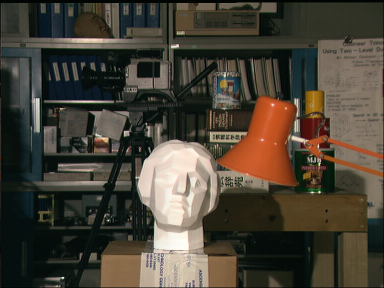
#> input picture dataset/TsukubaL.png, 384 x 288 px; its folder holds 4 pictures in this run
$ python run_stereo_simulation_fi_tb.py
#> lines starting #> are read from the running program, lines starting #| are printed output that depends on the picture; after the words box and inside, x2 and y2 are one past the last pixel; in counts of white or black regions, pixels touching at a corner belong together; pictures that were not available may be replaced by others from this repository, and a replacement may not be noted
### scripts/Image_input_test.py
# import torch
# import torchvision
import numpy as np
from PIL import Image


# Left_image = np.array(Image.open("./imL.png").convert('L'))
# Right_image = np.array(Image.open("./imR.png").convert('L'))


def serialize_stereo_images(Left_image,Right_image,M):

    #Left_image=torchvision.io.read_image("./imL.png",torchvision.io.ImageReadMode.GRAY)
    #right_image=torchvision.io.read_image("./imR.png",torchvision.io.ImageReadMode.GRAY)

    im_shape=Left_image.shape
    if len(im_shape)<3:
        (N_filas, N_columnas)=im_shape
        num_channels = 0
    else:
        (N_filas, N_columnas, num_channels)=im_shape

    print(im_shape)


    Vector_left=[]
    Vector_right=[]
    Vector_valid=[]


    for i in range(0,10*M):
        Vector_left.append(0)
        Vector_right.append(0)
        Vector_valid.append(0)

    for i in range(0,N_filas):
        for j in range(0,M):
            if j<N_columnas:
                if num_channels!=0:
                    Vector_left.append(Left_image[(i,j,0)])
                    Vector_right.append(Right_image[(i,j,0)])
                else:
                    Vector_left.append(Left_image[(i,j)])
                    Vector_right.append(Right_image[(i,j)])
            else:
                Vector_left.append(0)
                Vector_right.append(0)
            Vector_valid.append(1)
        Vector_left.append(0)
        Vector_right.append(0)
        Vector_valid.append(0)

    for i in range(0,30*M): #(10*N_columnas+N_columnas*N_filas):(10*N_columnas+N_columnas*N_filas+10*N_columnas)
        Vector_left.append(0)
        Vector_right.append(0)
        Vector_valid.append(1)

    for i in range(0,20*M): #(10*N_columnas+N_columnas*N_filas):(10*N_columnas+N_columnas*N_filas+10*N_columnas)
        Vector_left.append(0)
        Vector_right.append(0)
        Vector_valid.append(0)


    with open("input_vector_left_image.txt",'w') as FIDL, open("input_vector_right_image.txt",'w') as FIDR, open("input_vector_valid.txt",'w') as FIDV:
        for index in range(len(Vector_valid)):
            FIDL.write(f"{Vector_left[index]}\n")
            FIDR.write(f"{Vector_right[index]}\n")
            FIDV.write(f"{Vector_valid[index]}\n")

### scripts/Image_result_test.py
# import torch
# import torchvision
import numpy as np
from PIL import Image


# Left_image = np.array(Image.open("./imL.png").convert('RGB'))
#
# im_shape=Left_image.shape
#
# (N_filas, N_columnas, num_channels)=im_shape

def create_disparity_map(N_filas, N_columnas, num_channels, Thresh=64):

    Vector_left=[]
    Vector_right=[]
    Vector_valid=[]

    with open("output_vector_data.txt",'r') as FIDR, open("output_vector_valid.txt",'r') as FIDV:
        Data = FIDR.readlines()
        valid = FIDV.readlines()

    tmp=[]
    Output_image=np.zeros((N_filas, N_columnas, num_channels))
    i=0
    j=0
    for k in range(0,len(valid)):
        if int(valid[k])==1:
            Output_image[(i,j,0)]=int(Data[k])
            Output_image[(i,j,1)]=int(Data[k])
            Output_image[(i,j,2)]=int(Data[k])
            j=j+1
            if j==N_columnas:
                j=0
                i=i+1
                if i==N_filas:
                    i=N_filas-1


    Output_image[Output_image>=Thresh]=0
    result=Output_image*255/(Output_image.max())
    print(Output_image.max())
    #output_file=result.to(torch.uint8)
    output_file=result.astype(np.uint8)
    print(output_file.max())
    #torchvision.io.write_png(output_file,"Disparity_map.png")

    im = Image.fromarray(output_file, mode="RGB")
    #im.save("Disparity_map.png")
    return(im)

### run_stereo_simulation_fi_tb.py
import os
import filecmp
import subprocess


import numpy as np
from PIL import Image

import scripts.Image_input_test as Image_input_test
import scripts.Image_result_test as Image_result_test

import argparse
parser = argparse.ArgumentParser(description='Stereo Vision Core Simulation')
parser.add_argument('-D','--Disparity', default=64, type=int, help='disparity levels')
parser.add_argument('-Wc','--Wcensus', default=7, type=int, help='Census window size')
parser.add_argument('-Wh','--Whamming', default=13, type=int, help='Hamming window size')
parser.add_argument('-M','--MaxImWidth', default=450, type=int, help='maximum image width')
parser.add_argument('-N','--Nbits', default=8, type=int, help='Number of bits per pixel')
parser.add_argument('-im','--image', default='Tsukuba', type=str, help='image: [Tsukuba, Cones, Teddy]')
parser.add_argument('-ft','--f-type', default=0, type=int, help='image: [Tsukuba, Cones, Teddy]')
parser.add_argument('-cm','--component', default=0, type=int, help='image: [Tsukuba, Cones, Teddy]')
parser.add_argument('-bp','--bit-pos', default=0, type=int, help='image: [Tsukuba, Cones, Teddy]')
parser.add_argument('-src','--source', default='v', type=str, help='source code: [v, vhdl]')


fi_structure={
    "modules":64, #64 components
    "sr_lenght":21, # 21 bits in shift register 2bit config, 19bit different locations
    "f_model":1, # fault model: 0-> stuck-at-0, 1: stuck-at-1, 2: bit-flip
    "component": 16,
    "bit_pos":17
}


def fault_list():
    modules=fi_structure['modules']
    sr_leght = fi_structure['sr_lenght']
    component=fi_structure['component']
    bit=fi_structure['bit_pos']
    f_cntrl=fi_structure['f_model']
    with(open("fault_descriptor.txt","w")) as file:
        file.write(f"{modules}\n")
        file.write(f"{component}\n")
        file.write(f"{sr_leght}\n")
        for idx in range(fi_structure['sr_lenght']-2):
            if idx==bit:
                file.write(f"{1}\n")
            else:
                file.write(f"{0}\n")
        for idx in range(0,2):
            file.write(f"{f_cntrl&1}\n")
            f_cntrl=f_cntrl>>1

def main():
    # this are the configuration parameters of the accelerator passed trought the TB
    args=parser.parse_args()
    D=args.Disparity
    Wc=args.Wcensus
    Wh=args.Whamming
    N=args.Nbits
    M=args.MaxImWidth

    image=args.image
    # These are the input images to be evaluated
    if image=="Tsukuba":
        Thresh=32 # Factor 8 for rendering the image 255/8=32
    if image=="Cones":
        Thresh=64  # Factor 4 for rendering the image 255/4=64
    if image=="Teddy":
        Thresh=64 # Factor 4 for rendering the image 255/4=64
    if image=="Venus":
        Thresh=32  # Factor 8 for rendering the image 255/8=32
    # These are the input images to be evaluated

    Left_image = np.array(Image.open(f"./dataset/{image}L.png").convert('L'))
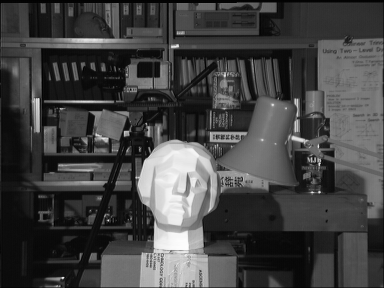
#> Left_image: shape (288, 384); min 0, max 253, mean 67.2
    Right_image = np.array(Image.open(f"./dataset/{image}R.png").convert('L'))
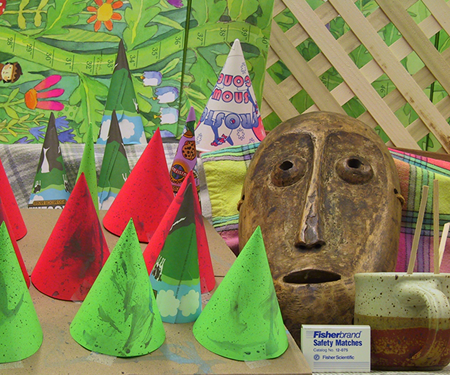
#> input picture dataset/ConesL.png, 450 x 375 px, given in place of TsukubaR.png, which was not available
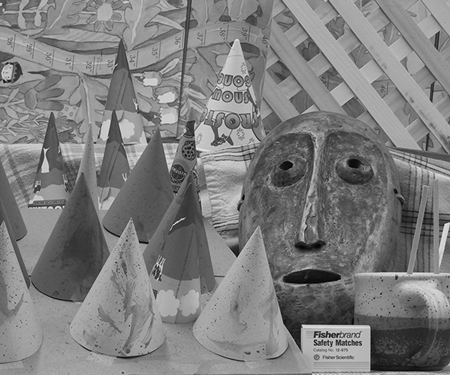
#> Right_image: shape (375, 450); min 0, max 235, mean 125.5

    im_shape=Left_image.shape
#> im_shape = (288, 384)

    im_shape=Left_image.shape
    if len(im_shape)<3:
        (N_filas, N_columnas)=im_shape
#> N_filas = 288; N_columnas = 384
        num_channels = 0
    else:
        (N_filas, N_columnas, num_channels)=im_shape

    print(im_shape)
#| (288, 384)

    command = "rm -R ./work"
    print(command)
    os.system(command)

    os.system(f"mkdir -p fi_work")

    # This function serializes the images to make them compatible with the accelerator processing architecture

    f_type=args.f_type
    component=args.component
    bit_pos=args.bit_pos

    fi_structure['component']=component
    fi_structure['f_model']=f_type
    fi_structure['bit_pos']=bit_pos

    os.system(f"mkdir -p tmp{image}{f_type}_{component}_{bit_pos}")
    os.chdir(os.path.join(os.getcwd(),f"tmp{image}{f_type}_{component}_{bit_pos}"))

    fault_list()
    Image_input_test.serialize_stereo_images(Left_image=Left_image,Right_image=Right_image,M=M)
#| (288, 384)
#> after the loop in serialize_stereo_images, `for i in range(0,N_filas):`: Vector_left = 134388 items
#> after the loop in serialize_stereo_images, `for i in range(0,30*M):`: Vector_left = 147888 items
#> after the loop in serialize_stereo_images, `for i in range(0,20*M):`: Vector_left = 156888 items
    command = f"../fi_work/obj_dir/Vstereo_match"
    print(command)
    os.system(command)
    #os.chdir("..")

    # This function takes the output results of the simulation and create the disparity map result as image
    im=Image_result_test.create_disparity_map(N_filas,M,3,Thresh)
#> (reads output_vector_data.txt from the repository)
#> (reads output_vector_valid.txt from the repository)
#> after the loop in create_disparity_map, `for k in range(0,len(valid)):`:
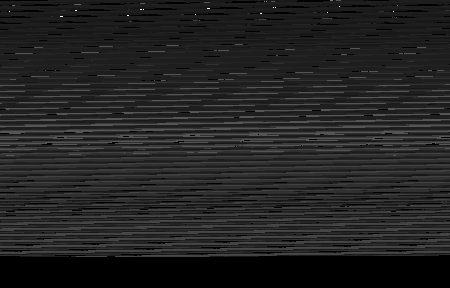
#> Output_image: shape (288, 450, 3) float64; min 0, max 42, mean 5.8; drawn with min black and max white
#> in create_disparity_map, `Output_image[Output_image>=Thresh]=0`:
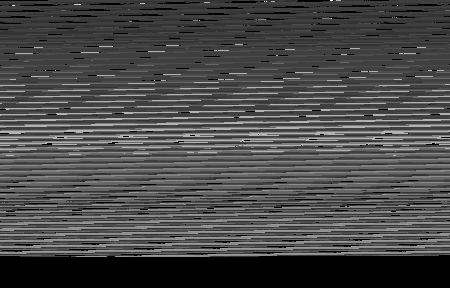
#> Output_image: shape (288, 450, 3) float64; 0.02% of pixels changed, all inside (x1, y1, x2, y2) = (9, 6, 394, 17); drawn with min black and max white
#| 20.0
#| 255
    im.save(f"{image}_f_{f_type}_{component}_{bit_pos}.png")
                #os.system(f"cp *.png fi_work/{image}_f_{f_type}_{component}_{bit_pos}.png")
    # removing parameters from previous configurations:
    File_path=os.getcwd()
    print(File_path)
    os.system("rm *.txt")
    os.chdir("..")


if __name__=='__main__':
    main()
